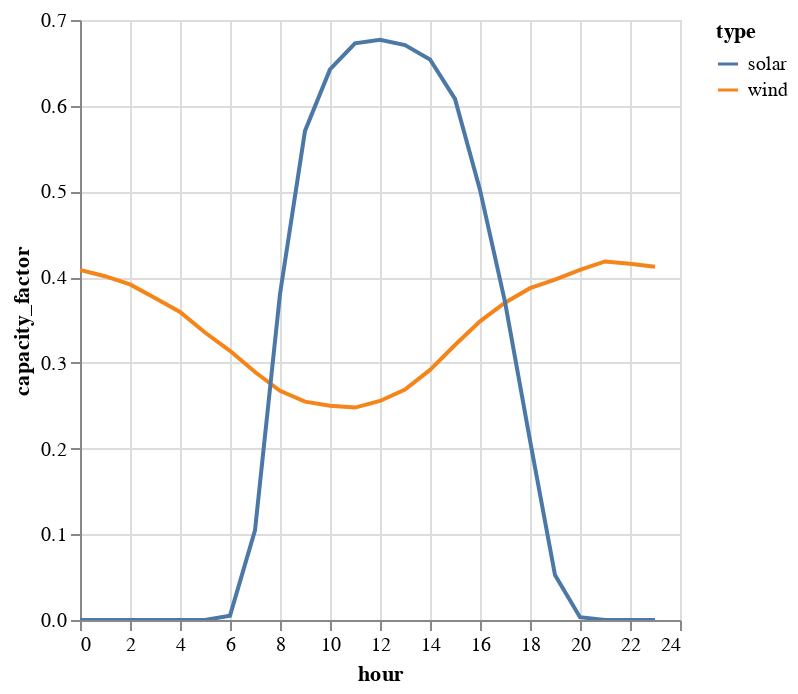

Notebook cell for this chart:
### Code cell
cf_by_hour = (
    df3.group_by(pl.col("date").dt.hour().alias("hour"), "type")
    .mean()
    .sort("hour")
    .drop("date")
)
cf_by_hour.plot.line(x="hour", y="capacity_factor", color="type")

### Figure 1 — Vega-Lite specification as saved in the notebook (floating-point values rounded to 4 significant figures)
{"config": {"view": {"continuousWidth": 300, "continuousHeight": 300}}, "data": {"name": "data-a1cb3023a0a054931fb8e44047ba0ba3"}, "mark": {"type": "line", "tooltip": true}, "encoding": {"color": {"field": "type", "type": "nominal"}, "x": {"field": "hour", "type": "quantitative"}, "y": {"field": "capacity_factor", "type": "quantitative"}}, "params": [{"name": "param_13", "select": {"type": "interval", "encodings": ["x", "y"]}, "bind": "scales"}], "$schema": "https://vega.github.io/schema/vega-lite/v5.20.1.json", "datasets": {"data-a1cb3023a0a054931fb8e44047ba0ba3": [{"hour": 0, "type": "wind", "capacity_factor": 0.4084}, {"hour": 0, "type": "solar", "capacity_factor": 0.0}, {"hour": 1, "type": "wind", "capacity_factor": 0.4011}, {"hour": 1, "type": "solar", "capacity_factor": 0.0}, {"hour": 2, "type": "solar", "capacity_factor": 0.0}, {"hour": 2, "type": "wind", "capacity_factor": 0.3915}, {"hour": 3, "type": "wind", "capacity_factor": 0.3758}, {"hour": 3, "type": "solar", "capacity_factor": 0.0}, {"hour": 4, "type": "wind", "capacity_factor": 0.3594}, {"hour": 4, "type": "solar", "capacity_factor": 0.0}, {"hour": 5, "type": "wind", "capacity_factor": 0.3354}, {"hour": 5, "type": "solar", "capacity_factor": 0.0}, {"hour": 6, "type": "wind", "capacity_factor": 0.3141}, {"hour": 6, "type": "solar", "capacity_factor": 0.005034}, {"hour": 7, "type": "solar", "capacity_factor": 0.1045}, {"hour": 7, "type": "wind", "capacity_factor": 0.2893}, {"hour": 8, "type": "wind", "capacity_factor": 0.2675}, {"hour": 8, "type": "solar", "capacity_factor": 0.3804}, {"hour": 9, "type": "wind", "capacity_factor": 0.2548}, {"hour": 9, "type": "solar", "capacity_factor": 0.5706}, {"hour": 10, "type": "solar", "capacity_factor": 0.6423}, {"hour": 10, "type": "wind", "capacity_factor": 0.25}, {"hour": 11, "type": "wind", "capacity_factor": 0.2478}, {"hour": 11, "type": "solar", "capacity_factor": 0.6729}, {"hour": 12, "type": "wind", "capacity_factor": 0.2556}, {"hour": 12, "type": "solar", "capacity_factor": 0.6769}, {"hour": 13, "type": "solar", "capacity_factor": 0.6708}, {"hour": 13, "type": "wind", "capacity_factor": 0.269}, {"hour": 14, "type": "solar", "capacity_factor": 0.654}, {"hour": 14, "type": "wind", "capacity_factor": 0.2918}, {"hour": 15, "type": "solar", "capacity_factor": 0.608}, {"hour": 15, "type": "wind", "capacity_factor": 0.3209}, {"hour": 16, "type": "wind", "capacity_factor": 0.3485}, {"hour": 16, "type": "solar", "capacity_factor": 0.5017}, {"hour": 17, "type": "solar", "capacity_factor": 0.3712}, {"hour": 17, "type": "wind", "capacity_factor": 0.3702}, {"hour": 18, "type": "wind", "capacity_factor": 0.3871}, {"hour": 18, "type": "solar", "capacity_factor": 0.2095}, {"hour": 19, "type": "solar", "capacity_factor": 0.05236}, {"hour": 19, "type": "wind", "capacity_factor": 0.3971}, {"hour": 20, "type": "solar", "capacity_factor": 0.003288}, {"hour": 20, "type": "wind", "capacity_factor": 0.4085}, {"hour": 21, "type": "wind", "capacity_factor": 0.4183}, {"hour": 21, "type": "solar", "capacity_factor": 2.827e-05}, {"hour": 22, "type": "wind", "capacity_factor": 0.4156}, {"hour": 22, "type": "solar", "capacity_factor": 0.0}, {"hour": 23, "type": "wind", "capacity_factor": 0.4121}, {"hour": 23, "type": "solar", "capacity_factor": 0.0}]}}
